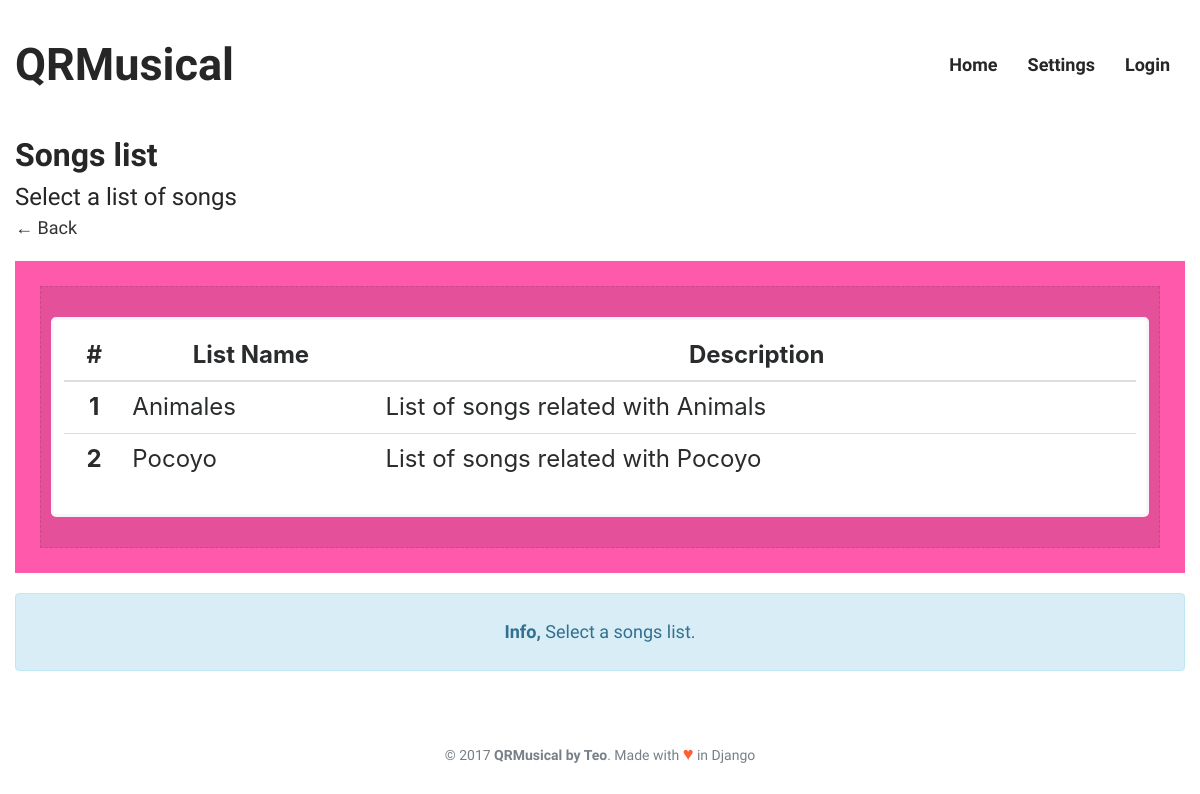
Before: /play/songs_list/ with the older database file.
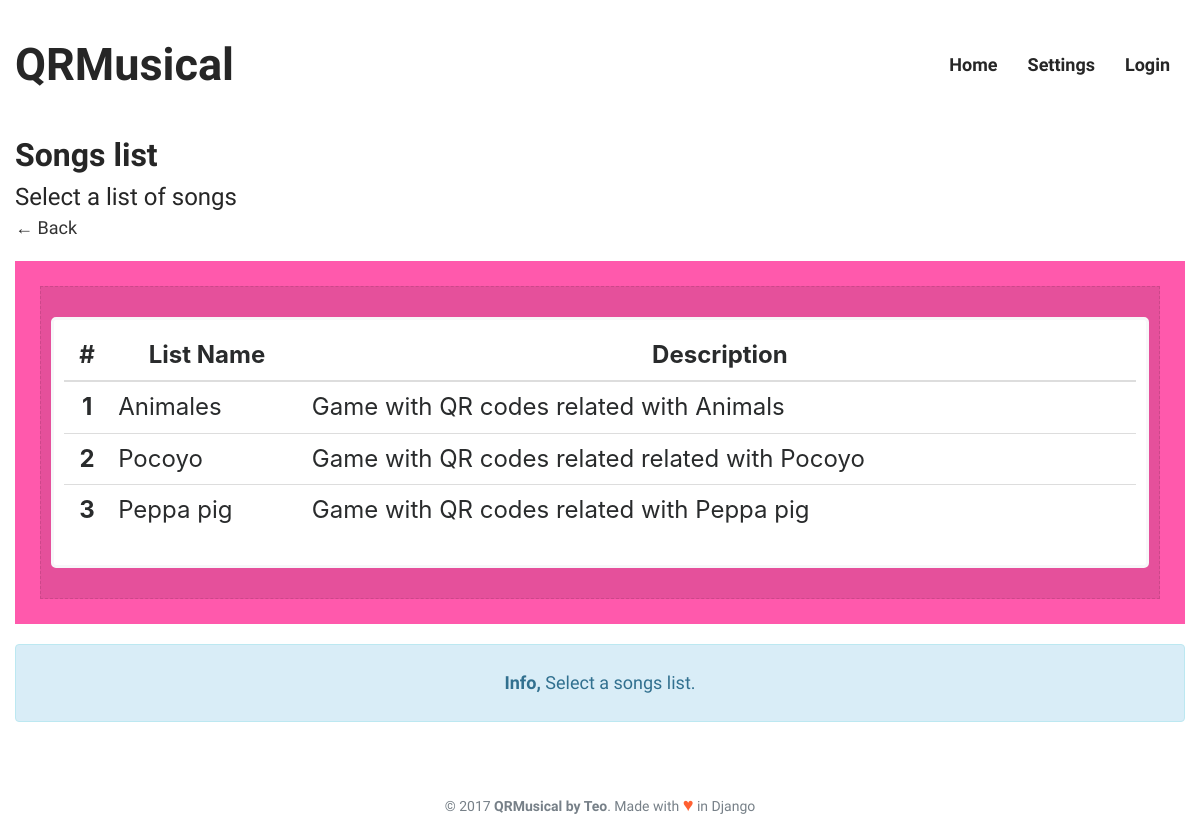
After: the same page with the newer database file.
### appQRMusical/models.py (models this page shows, shortened)
class Player(models.Model):
	id = models.AutoField(primary_key=True)
	name = models.CharField(max_length=100)
	description = models.CharField(max_length=200, blank=True)
	enabled = models.BooleanField(default=False)

### appQRMusical/views.py (the view)
# urls.py: url(r'^play/songs_list/$', Songs.as_view(), name='songs_list'),
class Songs(ListView):
	model = Player
	template_name="songs_list.html"
	def get_context_data(self, **kwargs):
		context = super(Songs, self).get_context_data(**kwargs)
		context['QRM_color'] = "QRM_pink"
		context['message_alert'] = "alert-info"
		context['message_head'] = "Info, "
		context['message_text'] = "Select a songs list."
		context['title'] = "Songs list"
		context['subtitle'] = "Select a list of songs"
		return context

### appQRMusical/templatetags/zbar_extras.py (called while the page is built)
@register.simple_tag
def stop_cam():
	print("Stop Cam")
	if global_vars.zbar_status != None:
		os.system("ps -A | grep zbar| awk '{print $1}' | xargs kill -9 $1")
		global_vars.zbar_status = None
		global_vars.message = 'Get close QR code to cam'
		global_vars.cam = 1

@register.simple_tag
def restart_game_vars():
	print("Reset game's global vars")
	global_vars.game_fail = 0
	global_vars.game_success = 0
	global_vars.game_initialized = False
	global_vars.last_message = global_vars.message
	global_vars.message_alert = "alert-info"
	global_vars.game_image = "/files/static/Who.png"
	global_vars.game_image = ""
	global_vars.game_display = "none"

### appQRMusical/templates/songs_list.html
{% extends "body.html" %}
{% block content_wrapper %}
<a href="{% url 'play' %}">
	<div>
		<p>← Back</p>
	</div>
</a>
<div class="col-sm-12 QRM_box {{QRM_color}}">
	<div class="QRM_box_in">
		<div class="QRM_wrapper_table">
			<table class="table table-hover">
				<thead>
					<tr>
						<th>#</th>
						<th>List Name</th>
						<th>Description</th>
			    	</tr>
				</thead>
				<tbody>
					{% for son in object_list %}
						{% if son.enabled %}
							<tr onclick="document.location = '{% url 'player_game' son.id %}';">
								<th scope="row">{{ son.id }}</th>
								<td>{{ son.name }}</td>
								<td>{{ son.description }}</td>
							</tr>
		    			{% endif %}
					{% endfor %}
				</tbody>
			</table>
		</div>
	</div>
</div>
{% include "message.html" %}
{% endblock content_wrapper %}

Changed rows visible on the page:
changed Player "Animales": description "List of songs related with Animals" → "Game with QR codes related with Animals"
changed Player "Pocoyo": description "List of songs related with Pocoyo" → "Game with QR codes related related with Pocoyo"
now on this page (row edited): Player: id "3", name "Peppa pig", description "Game with QR codes related with Peppa pig"
